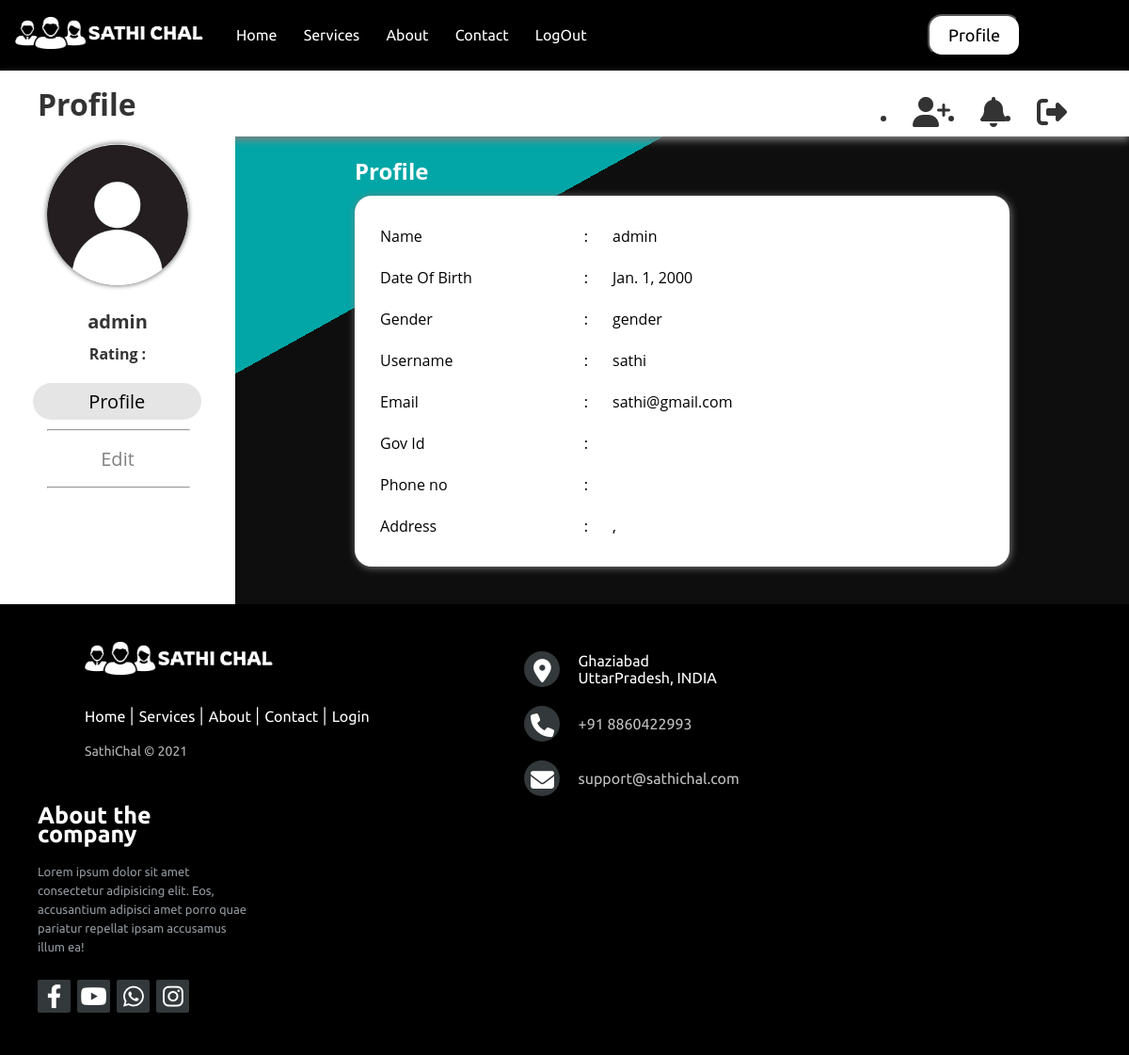
Page /profile (signed in) on the earlier database version.
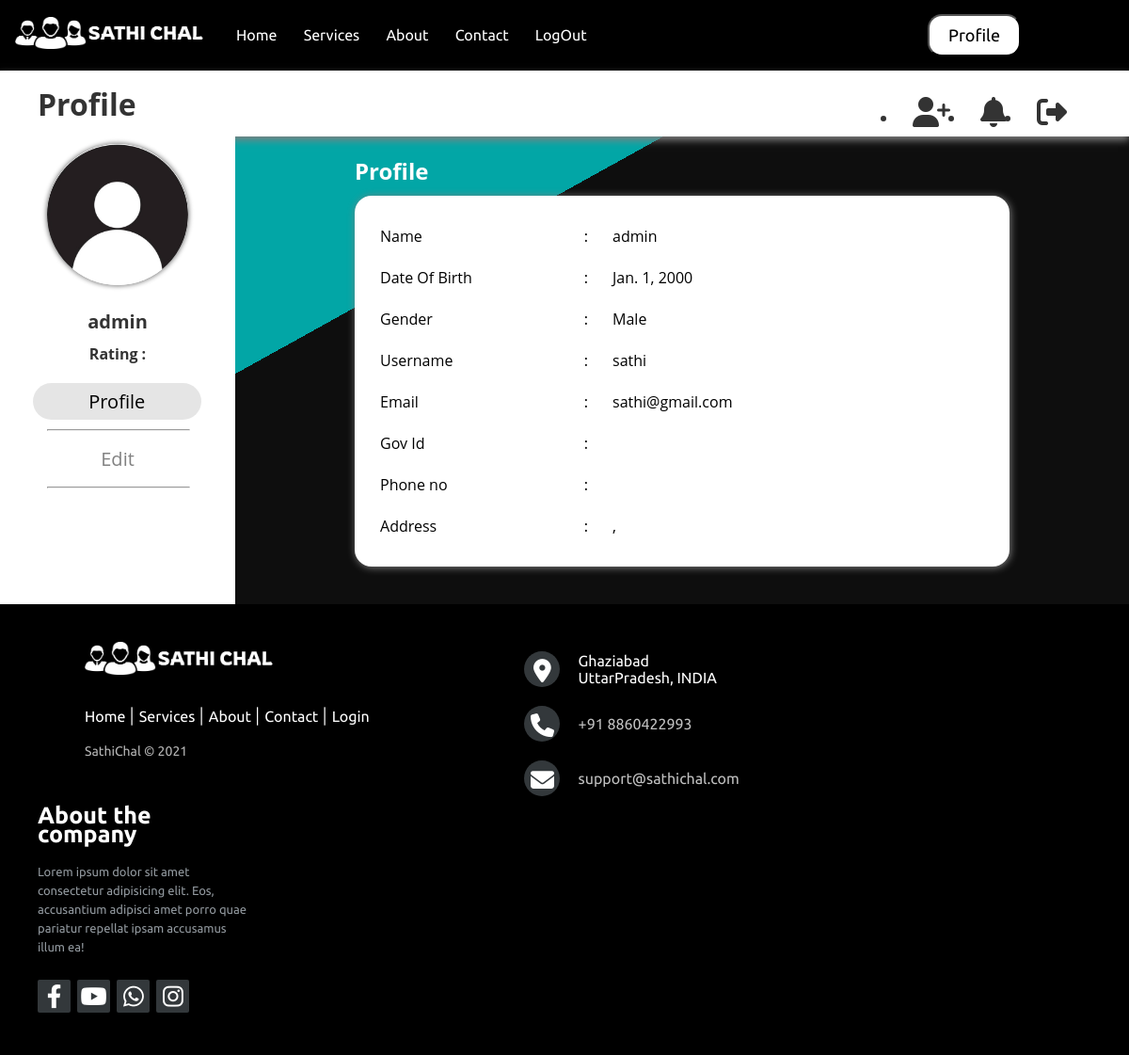
Same page on the later database version.
### home/models.py (models this page shows)
class sathiUser(AbstractUser):
    gender =  models.CharField(max_length=1,choices = GENDER_FIElD)
    phone = models.CharField(max_length=15)
    dob = models.DateField(default="2000-01-01")
    aadhaarno = models.CharField(max_length=12)
    city = models.CharField(max_length=50, default="")
    state = models.CharField(max_length=50, default="")
    profile_pic = models.ImageField(upload_to="profile_pics", blank=True, null=True)
    pass

### home/views.py (the view, shortened to what this page needs)
# urls.py: path('profile', views.profile, name='profile'),
def profile(request):
    if request.method == 'GET':
        if request.user.is_authenticated:
            data = sathiUser.objects.get(username=request.user)
            context = {"data":data}
            return render(request,"profile.html",context)
        else:
            return redirect(loginfun)

### templates/profile.html (shortened to what this page needs)
<!DOCTYPE html>
<html lang="en">
  <head>
    <link rel="stylesheet" href="https://cdnjs.cloudflare.com/ajax/libs/font-awesome/6.2.1/css/all.min.css" />
    {% load static %}
  </head>
  <body>
    {%include "layout/navbar.html"%}
    <div class="navbar-top">
      <div class="title">
        <h1>Profile</h1>
      </div>
      <ul>
        <li>
          <a id="friendrequest">
            <i class="fa fa-user-plus fa-2x"></i>
          </a>
        </li>
        <li>
          <a href="#notification">
            <i class="fa fa-bell fa-2x"></i>
          </a>
        </li>
        <li>
          <a href="/logout">
            <i class="fa fa-sign-out-alt fa-2x"></i>
          </a>
        </li>
      </ul>
    </div>
    <div class="client-page">
      <div class="sidenav">
        <div class="client">
          <img id="profile_pic" class="profile_pic" src="{% if data.profile_pic %}{{data.profile_pic.url}}{% else %}{% static 'images/profile.jpg' %} {% endif %}" alt="" width="150" height="150" />
          <div class="name">{{data.first_name}} {{data.last_name}}</div>
          <div class="job">Rating :</div>
        </div>
        <div class="sidenav-url">
          <div class="url">
            <a class="active" id="client">Profile</a>
            <hr align="center" />
          </div>
          <div class="url">
            <a id="settings">Edit</a>
            <hr align="center" />
          </div>
        </div>
      </div>
      <div class="main">
        <h2>Profile</h2>
        <div class="card">
          <div class="card-body" id="details">
            <table>
              <tbody>
                <tr>
                  <td>Name</td>
                  <td>:</td>
                  <td>{{data.first_name}} {{data.last_name}}</td>
                </tr>
                <tr>
                  <td>Date Of Birth</td>
                  <td>:</td>
                  <td>{{data.dob}}</td>
                </tr>
                <tr>
                  <td>Gender</td>
                  <td>:</td>
                  <td>{{data.gender}}</td>
                </tr>
                <tr>
                  <td>Username</td>
                  <td>:</td>
                  <td>{{data.username}}</td>
                </tr>
                <tr>
                  <td>Email</td>
                  <td>:</td>
                  <td>{{data.email}}</td>
                </tr>
                <tr>
                  <td>Gov Id</td>
                  <td>:</td>
                  <td>{{data.aadhaarno}}</td>
                </tr>
                <tr>
                  <td>Phone no</td>
                  <td>:</td>
                  <td>{{data.phone}}</td>
                </tr>
                <tr>
                  <td>Address</td>
                  <td>:</td>
                  <td>{{data.city}}, {{data.state}}</td>
                </tr>
              </tbody>
            </table>
          </div>
        </div>
      </div>
    </div>
    {%include "layout/footer.html"%}
  </body>
</html>

### templates/layout/navbar.html (shortened to what this page needs)
{% load static %}
<nav>
    <div class="utn">
        <div class="logo">
            <img src="{% static 'images/sathichal.png' %}" width="200px" alt="">
        </div>
        <div class="nav" id="nav">
            <a href="/">Home</a>
            <a href="">Services</a>
            <a href="">About</a>
            <a href="/contact">Contact</a>
            {% if user.is_authenticated %}
            <a href="/logout">LogOut</a>
            {% else %}
            <a href="/login">Login</a>
            {% endif %}
        </div>
    </div>
    <div class="dtn">
        {% if user.is_authenticated %}
        <a href="/profile"><button> Profile </button></a>
        {% else %}
        <a href="/signup"><button> Get started </button></a>
        {% endif %}
    </div>
</nav>

### templates/layout/footer.html (shortened to what this page needs)
{% load static %}
<footer class="footer-distributed">
    <div class="footer-left">
        <img src="{% static 'images/sathichal.png' %}" width="200px" alt="">
        <p class="footer-links">
            <a href="/" class="link-1">Home</a>
            <a href="/searchresult">Services</a>
            <a href="/about">About</a>
            <a href="/contact">Contact</a>
            <a href="/login">Login</a>
        </p>
        <p class="footer-company-name"> SathiChal © 2021</p>
    </div>
    <div class="footer-center">
        <div class="loca">
            <i class="fas fa-map-marker-alt"></i>
            <p>Ghaziabad <br> UttarPradesh, INDIA</p>
        </div>
        <div class="loca">
            <i class="fas fa-phone"></i>
            <p> <a href="tel: +918860422993"> +91 8860422993 </a> </p>
        </div>
        <div class="loca">
            <i class="fas fa-envelope"></i>
            <p><a href="mailto:support@sathichal.com">support@sathichal.com</a></p>
        </div>
    </div>
    <div class="footer-right">
        <p class="footer-company-about">
            <span>About the company</span>
            Lorem ipsum dolor sit amet consectetur adipisicing elit. Eos, accusantium adipisci amet porro quae pariatur repellat ipsam accusamus illum ea!
        </p>
        <div class="footer-icons">
            <a href="#"><i class="fab fa-facebook-f"></i></a>
            <a href="https://www.youtube.com/@nxttourindia"><i class="fab fa-youtube"></i></a>
            <a href="https://api.whatsapp.com/send/?phone=918860422993&text=I am intrested to travel"><i
                    class="fab fa-whatsapp"></i></a>
            <a href="https://www.instagram.com/nxttour.in/"><i class="fab fa-instagram"></i></a>
        </div>
    </div>
</footer>

### templates/profile.html (style rules this page uses)
* { margin: 0; }
body { background: linear-gradient( 331deg, rgba(14, 14, 14, 1) 70%, rgba(2, 166, 166, 1) 70% ); font-family: Arial; }
.navbar-top { background-color: #fff; color: #333; box-shadow: 0px 4px 8px 0px grey; height: 70px; display: flex; justify-content: space-between; align-items: center; }
.title { font-family: "Dancing Script", cursive; padding: 15px 40px; }
.navbar-top ul { display: flex; padding: 18px 50px 0 40px; }
.navbar-top ul li a { color: #333; padding: 14px 16px; text-align: center; text-decoration: none; cursor: pointer; }
.client-page { display: flex; }
.sidenav { background-color: #fff; color: #333; padding-top: 20px; width: 250px; }
.client { margin-bottom: 20px; margin-top: -12px; text-align: center; }
.client img { object-fit: cover; border-radius: 50%; box-shadow: 0px 0px 5px 1px grey; }
.name { font-size: 20px; font-weight: bold; padding-top: 20px; }
.job { font-size: 16px; font-weight: bold; padding-top: 10px; }
.url, hr { text-align: center; }
.url hr { margin-left: 20%; width: 60%; }
.url a { color: #818181; display: block; font-size: 20px; margin: 10px 0; padding: 6px 8px; text-decoration: none; }
.url a:hover, .url .active { background-color: #0000001a; border-radius: 28px; color: #000; margin-left: 14%; width: 65%; }
.main { margin: 20px auto; font-size: 28px; padding: 0 10px; width: 58%; }
.main h2 { color: #fff; font-family: "Segoe UI", Tahoma, Geneva, Verdana, sans-serif; font-size: 24px; margin-bottom: 10px; }
.main .card { background-color: #fff; border-radius: 18px; box-shadow: 1px 1px 8px 0 grey; height: auto; margin-bottom: 20px; padding: 20px; }
.main .card table { border: none; font-size: 16px; height: 270px; width: 80%; }
table td { padding: 10px 5px; }

### templates/layout/navbar.html (style rules this page uses)
* { margin: 0; padding: 0; }
nav { background: black; padding: 15px; display: flex; align-items: center; justify-content: space-around; }
nav .utn { width: 60%; display: flex; align-items: center; justify-content: space-around; }
nav .utn .logo img { width: 200px; }
nav .utn .nav { margin: 0 20px; transition: all 0.3s ease; }
nav .dtn { width: 40%; display: flex; justify-content: flex-end; margin-right: 100px; align-items: center; }
nav .utn a { text-decoration: none; color: white; margin: 5px; padding: 5px; border: 2px solid black; font-family: "Ubuntu", sans-serif; }
nav .dtn button { background: white; padding: 10px 20px; border-radius: 15px; font-size: 18px; font-family: "Ubuntu", sans-serif; cursor: pointer; }

Differences in the rows shown:
changed sathiUser "admin": gender "gender" → "Male"
